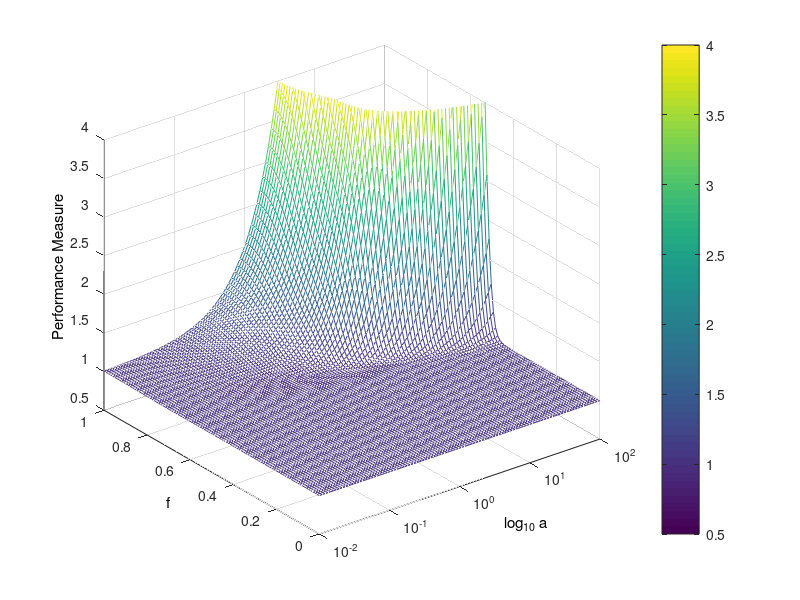

The MATLAB source for this figure:
m = 0;
deltax = 0.0001;
deltat = 0.1;

% Need to determine the evolved time
% Need to determine the a value of step size a

T = 10.0;
X = 2.0;
x = linspace(0,X,X/deltax+1);
t = linspace(0,T,T/deltat);


N = 50;
omega = 2*pi;
sinu = @(a,b,omega,x) a.*sin(b.*omega*x);
s1 = @(x) sinu(1,1,omega,x);


mypm = zeros(100,100);
myA = logspace(-2,2,100);
myF = linspace(0,1,100);
a = 1./omega.^2;


for i = 1:100
    for j = 1:100
        A = myA(j);
        F = myF(i);
        s2 = @(x) sinu(A,F,omega,x);
        s = @(x) s1(x) + s2(x);
        imf = (1-exp(-a*omega.^2*T)).^N*s1(x) + ...
        (1-exp(-a*F.^2*omega.^2*T)).^N*s2(x);

        % Performance Measure 1
        % pm = norm(imf - s1(x)) ./ norm(s2(x));

        % Performance Measure 2
        % pm = norm(imf - s1(x)) ./ norm(s1(x));

        % Performance Measure 3
        pm = norm(imf.*s1(x)) ./ norm(s1(x).^2);
        
        
        mypm(i,j) = pm;
    end
end


[A,F] = meshgrid(myA,myF);
% imf = (1-exp(-a*omega.^2*T)).^N*s1(x) + ...
% (1-exp(-a*F.^2*omega.^2*T)).^N*s2(x);
% PM = norm(imf - s1(x)) ./ norm(s2(x));

% imagesc(mypm);
figure;
mesh(A,F,mypm)
set(gca,'XScale','log');
set(get(gca,'XLabel'),'String','log_{10} a')
set(get(gca,'YLabel'),'String','f')
set(get(gca,'ZLabel'),'String','Performance Measure')
% zlim([0,1]);
% caxis([0,1]);

zlim([0.5,4]);
caxis([0.5,4]);
colorbar()

